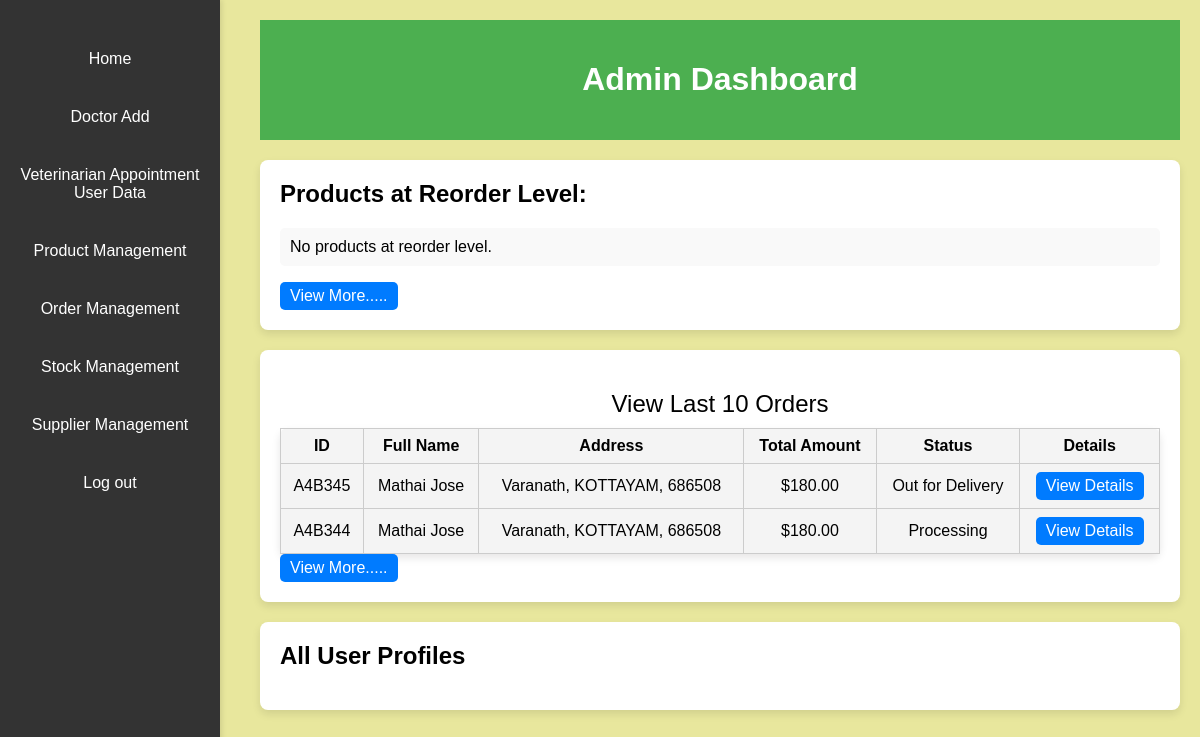
/admin_dashboard/ (signed in), run on the app's committed database.
### pets/models.py (models this page shows, shortened)
class Order(models.Model):
    STATUS_CHOICES = [
        ('processing', 'Processing'),
        ('out_for_delivery', 'Out for Delivery'),
        ('shipped', 'Shipped'),
        ('delivered', 'Delivered'),
    ]
    user = models.ForeignKey(User, on_delete=models.CASCADE, default=False)
    fullname = models.CharField(max_length=255)
    address = models.CharField(max_length=255)
    city = models.CharField(max_length=100)
    postal_code = models.CharField(max_length=10)
    total_amount = models.DecimalField(max_digits=10, decimal_places=2)
    status = models.CharField(max_length=20, choices=STATUS_CHOICES, default='processing')
    created_at = models.DateTimeField(auto_now_add=True)

### pets/views.py (the view)
# urls.py: path('admin_dashboard/', admin_dashboard, name='admin_dashboard'),
@login_required
def admin_dashboard(request):
    last_10_orders = Order.objects.all().order_by('-id')[:10]
    products_at_reorder_level = Product.objects.filter(quantity__lte=F('reorderlevel'))
    products = Product.objects.all()
    context = {
        'last_10_orders': last_10_orders,
        'products_at_reorder_level': products_at_reorder_level,
        'productdata': products,
    }
    return render(request, 'admin_dashboard.html', context)

### pets/templates/admin_dashboard.html (shortened to what this page needs)
{% load static %}
<!DOCTYPE html>
<html lang="en">
<head>
</head>
<body>
    <div class="sidebar">
        <a href="{% url 'admin_dashboard' %}"> Home</a>
        <a href="{% url 'add_doctor' %}">Doctor Add</a>
        <a href="{% url 'all_appointments' %}">Veterinarian Appointment User Data</a>
        <a href="{% url 'adminpage' %}"> Product Management</a>
        <a href="{% url 'adminorders' %}"> Order Management</a>
        <a href="{% url 'stock_management' %}"> Stock Management</a>
        <a href="{% url 'manage_suppliers' %}"> Supplier Management</a>
        <a href="{% url 'user_logout' %}"> Log out</a>
    </div>
    <div class="main-content">
        <div class="header">
            <h1>Admin Dashboard</h1>
        </div>
        <div class="content-section reorder-level-section">
            <h2>Products at Reorder Level:</h2>
            <ul>
                {% for product in products_at_reorder_level|slice:":10" %}
                    <li>
                        This {{ product.name }} needs to be restocked soon
                        <form action="{% url 'order_product' product.id %}" method="post">
                            {% csrf_token %}
                            <button type="submit">Re-Order</button>
                        </form>
                    </li>
                {% empty %}
                    <li>No products at reorder level.</li>
                {% endfor %}
            </ul>
            <a class="view-more-button" href="{% url 'stock_management' %}">View More.....</a>
        </div>
        <div class="content-section order-table-section">
            <table class="order-table">
                <caption>View Last 10 Orders</caption>
                <thead>
                    <tr>
                        <th>ID</th>
                        <th>Full Name</th>
                        <th>Address</th>
                        <th>Total Amount</th>
                        <th>Status</th>
                        <th>Details</th>
                    </tr>
                </thead>
                <tbody>
                    {% for order in last_10_orders %}
                    <tr>
                        <td>A4B3{{ order.id }}</td>
                        <td>{{ order.fullname }}</td>
                        <td>{{ order.address }}, {{ order.city }}, {{ order.postal_code }}</td>
                        <td>${{ order.total_amount }}</td>
                        <td>{{ order.get_status_display }}</td>
                        <td>
                            <a class="view-details-button" href="{% url 'order_detail' order.id %}">View Details</a>
                        </td>
                    </tr>
                    {% endfor %}
                </tbody>
            </table>
            <a class="view-more-button" href="{% url 'adminorders' %}">View More.....</a>
        </div>
        <div class="content-section registered-users-section">
            <h2>All User Profiles</h2>
        </div>
    </div>
</body>
</html>

### pets/templates/admin_dashboard.html (style rules this page uses)
body { background-color: #f4f4f4; font-family: Arial, sans-serif; margin: 0; padding: 0; background-color: #e8e79d; }
.sidebar { position: fixed; top: 0; left: 0; height: 100%; width: 220px; background-color: #333; color: white; padding-top: 20px; text-align: center; box-shadow: 2px 0 5px rgba(0,0,0,0.1); z-index: 1000; }
.sidebar a { display: block; color: white; text-decoration: none; margin: 20px 0; padding: 10px; font-size: 16px; }
.main-content { margin-left: 240px; padding: 20px; }
.header { background-color: #4caf50; padding: 20px; color: white; text-align: center; margin-bottom: 20px; }
.content-section { background-color: white; padding: 20px; margin-bottom: 20px; border-radius: 8px; box-shadow: 0 4px 8px rgba(0, 0, 0, 0.1); }
.content-section h2 { margin-top: 0; }
.order-table { width: 100%; border-collapse: collapse; margin-top: 20px; background-color: #f4f4f4; border-radius: 8px; box-shadow: 0 4px 8px rgba(17, 7, 7, 0.1); }
.order-table caption { caption-side: top; font-size: 1.5rem; text-align: center; margin-bottom: 10px; }
.order-table th, .order-table td { border: 1px solid #ccc; padding: 8px; text-align: center; }
.view-more-button, .view-details-button { background-color: #007bff; color: white; padding: 5px 10px; text-decoration: none; border-radius: 5px; transition: background-color 0.3s, color 0.3s; display: inline-block; }
.reorder-level-section ul, .registered-users-section ul { list-style: none; padding: 0; }
.reorder-level-section li, .registered-users-section li { background-color: #f9f9f9; padding: 10px; margin-bottom: 10px; border-radius: 5px; }

### data on the page
Order: id "45", fullname "Mathai Jose", address "Varanath", city "KOTTAYAM", postal_code "686508", total_amount "180.00", status "Out for Delivery"
Order: id "44", fullname "Mathai Jose", address "Varanath", city "KOTTAYAM", postal_code "686508", total_amount "180.00", status "Processing"
